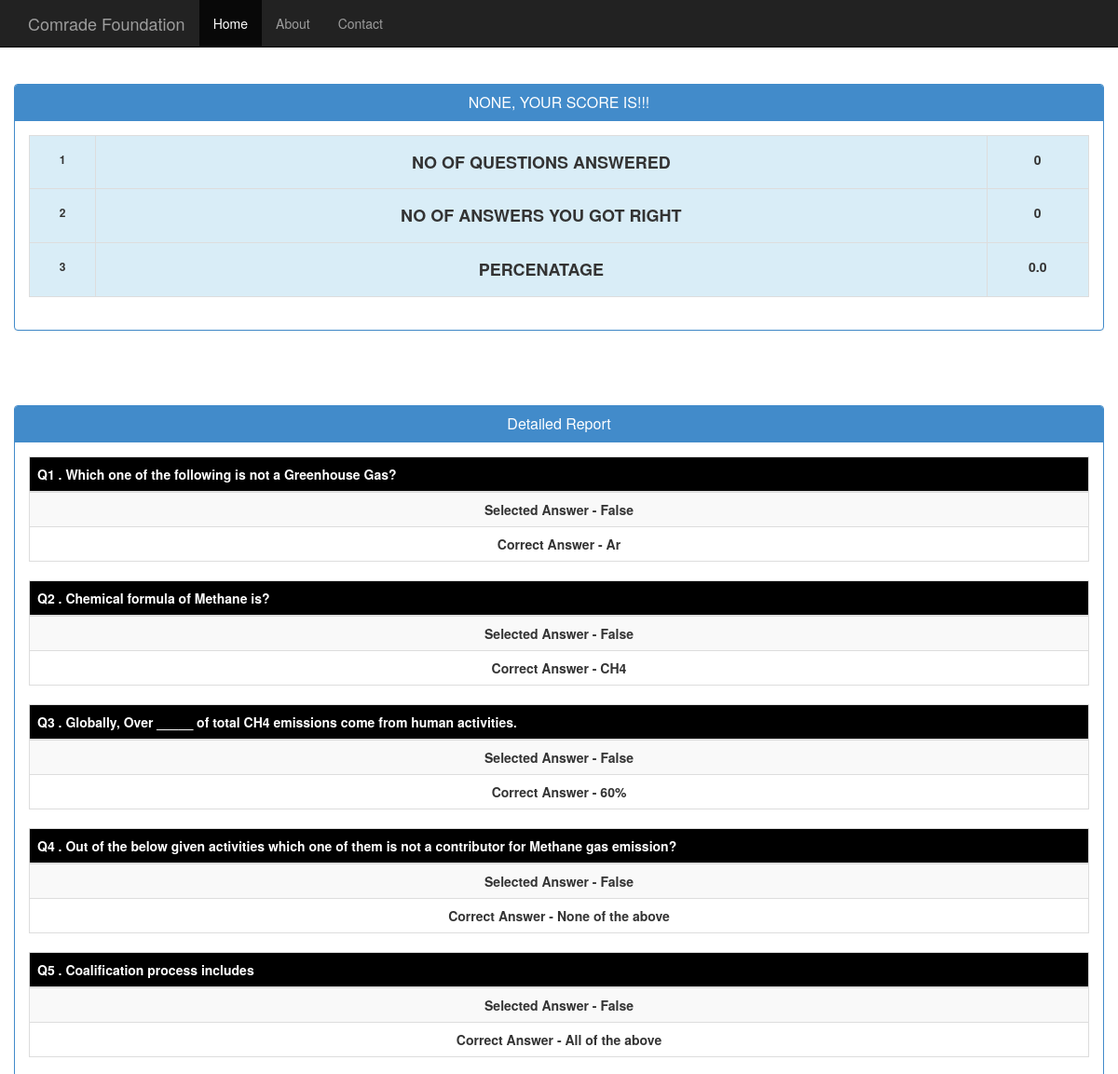
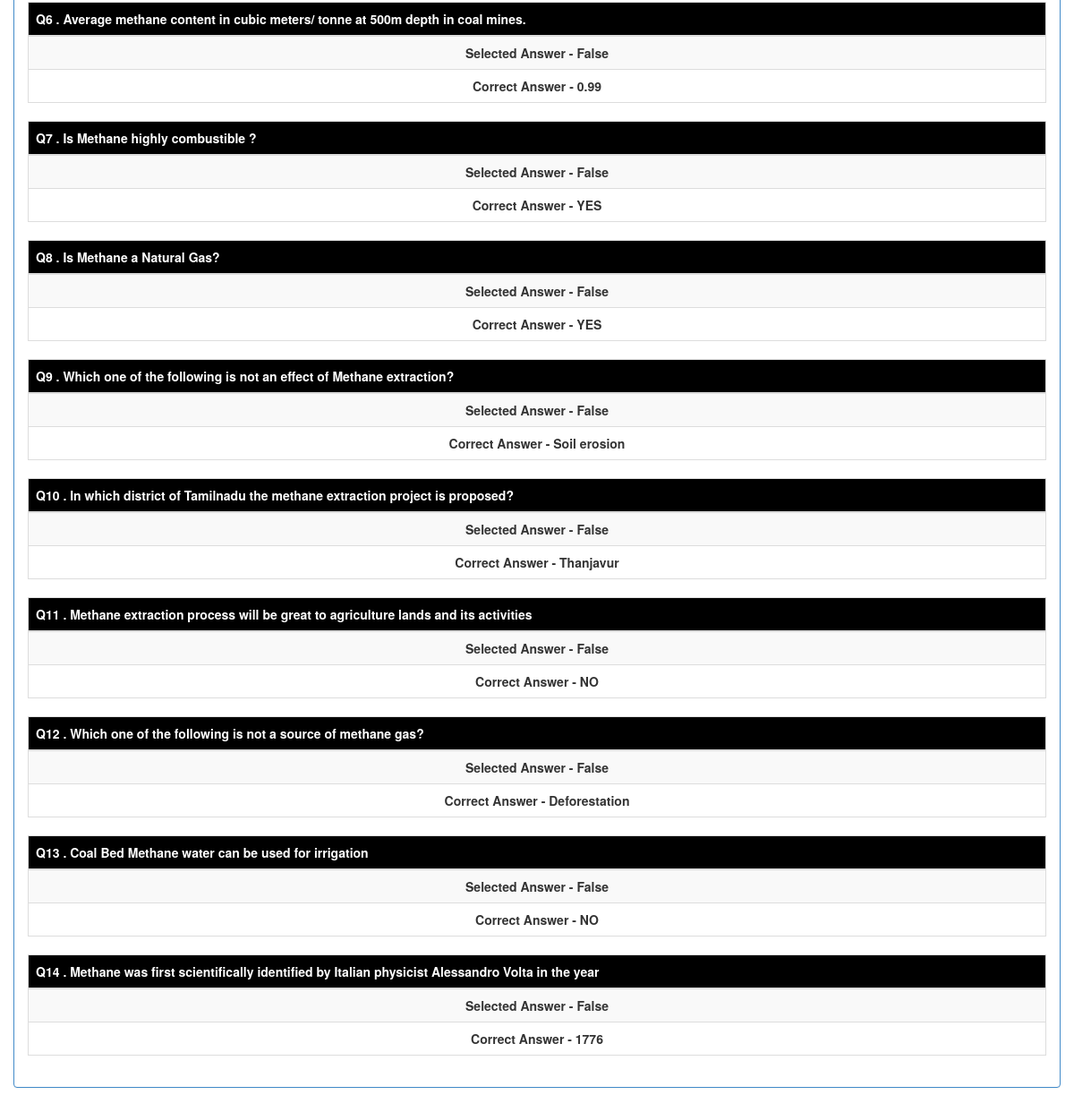
The app's page /quiz/result/ with its own data (2 pictures, top to bottom).
### quiz/models.py (models this page shows, shortened)
class Question(models.Model):
    question_text = models.CharField(max_length=100)
    answer_text = models.CharField(max_length=100)

### quiz/views.py (the view)
def result(request):
    choice = {}
    print request.session.items()
    for i in questions:
        key = str(i.id)
        choice[i] = request.session.get(key, False)
    quest_answered = len([v for v in choice.values() if v])
    correct_answer_count = 0
    for k, v in choice.items():
        if v:
            if k.answer_text.strip() == str(v).strip():
                correct_answer_count += 1
    percentage = (correct_answer_count / 14)*100
    result_dict = {'No of questions answered': quest_answered,
                   'No of answers you got right': correct_answer_count,
                   'Percenatage': percentage}
    context = {'question_list': questions,
               'choice_': choice,
               'result_dict': result_dict,
               'name': request.session.get("name"),
               }
    request.session.flush()
    return render(request, 'quiz/results.html', context)

### quiz/templates/quiz/results.html (shortened to what this page needs)
{% extends 'base.html' %}
{% block content %}
{% if question_list %}
<div class="panel panel-primary">
    <div class="panel-heading">
        <h1 class="panel-title text-uppercase"> {{ name }}, Your Score is!!! </h1>
    </div>
    <div class="panel-body">
        <table class="table table-hover table-bordered">
            <tbody>
                {% for k,v in result_dict.items %}
                    <tr class="info">
                        <td>
                            <h6> <strong> {{ forloop.counter }} </strong></h6>
                        </td>
                        <td >
                            <h4>
                                <p class="text-uppercase">
                                    <strong> {{ k }} </strong>
                                </p>
                            </h4>
                        </td>
                        <td>
                            <h5><strong> {{ v }} </strong></h5>
                        </td>
                    </tr>
                {% endfor %}
            </tbody>
        </table>
    </div>
</div>
<div class="panel panel-primary">
    <div class="panel-heading">
        <h1 class="panel-title">Detailed Report </h1>
    </div>
    <div class="panel-body">
        {% for k,v in choice_.items %}
            <table class="table table-striped table-bordered">
                <thead style="background-color: black">
                    <tr>
                        <th>
                            <font color="white">Q{{forloop.counter}} . {{ k.question_text }} </font>
                        </th>
                    </tr>
                </thead>
                <tbody>
                    <tr>
                        <td>
                            <strong> Selected Answer - {{ v }} </strong>
                        </td>
                    </tr>
                    <tr>
                        <td>
                            <strong> Correct Answer  - {{k.answer_text}} </strong>
                        </td>
                    </tr>
                </tbody>
            </table>
        {% endfor %}
    </div>
</div>
{% endif %}
{% endblock %}

### static/static/css/starter-template.css (style rules this page uses)
body { padding-top: 50px; }

### records on screen
Question: question_text "Which one of the following is not a Greenhouse Gas?", v "False", answer_text "Ar"
Question: question_text "Chemical formula of Methane is?", v "False", answer_text "CH4"
Question: question_text "Globally, Over _____ of total CH4 emissions come from human activities.", v "False", answer_text "60%"
Question: question_text "Out of the below given activities which one of them is not a contributor for Methane gas emission?", v "False", answer_text "None of the above"
Question: question_text "Coalification process includes", v "False", answer_text "All of the above"
Question: question_text "Average methane content in cubic meters/ tonne at 500m depth in coal mines.", v "False", answer_text "0.99"
Question: question_text "Is Methane highly combustible ?", v "False", answer_text "YES"
Question: question_text "Is Methane a Natural Gas?", v "False", answer_text "YES"
Question: question_text "Which one of the following is not an effect of Methane extraction?", v "False", answer_text "Soil erosion"
Question: question_text "In which district of Tamilnadu the methane extraction project is proposed?", v "False", answer_text "Thanjavur"
Question: question_text "Methane extraction process will be great to agriculture lands and its activities", v "False", answer_text "NO"
Question: question_text "Which one of the following is not a source of methane gas?", v "False", answer_text "Deforestation"
Question: question_text "Coal Bed Methane water can be used for irrigation", v "False", answer_text "NO"
Question: question_text "Methane was first scientifically identified by Italian physicist Alessandro Volta in the year", v "False", answer_text "1776"

### other values on screen
{{ name }} "NONE"
{{ k }} "NO OF QUESTIONS ANSWERED" "NO OF ANSWERS YOU GOT RIGHT" "PERCENATAGE"
{{ v }} "0" "0" "0.0"
